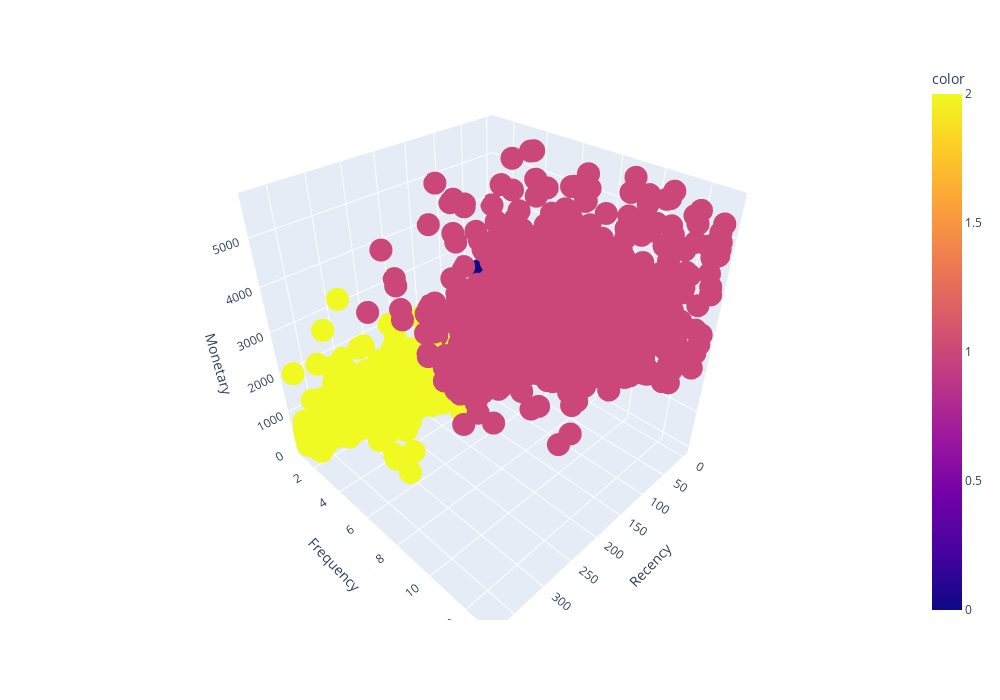

The notebook cell saved with this chart:
### Markdown cell above
#### Визуализация c использованием библиотеки Plotly

### Code cell
fig = px.scatter_3d(
    data_frame = cleaned_rfm,
    x = 'Recency',
    y = 'Frequency',
    z = 'Monetary',
    color = gmm_labels,
    width=1000,
    height=700
)
fig.show()

### Figure 1 — Plotly figure (JSON) as saved in the notebook; plotly's stock layout.template omitted (floating-point values rounded to 4 significant figures; data arrays with more than 128 entries replaced by an {"elided": "..."} marker saying what was removed)
{"data": [{"hovertemplate": "Recency=%{x}<br>Frequency=%{y}<br>Monetary=%{z}<br>color=%{marker.color}<extra></extra>", "legendgroup": "", "marker": {"color": {"elided": "4044 int values"}, "coloraxis": "coloraxis", "symbol": "circle"}, "mode": "markers", "name": "", "scene": "scene", "showlegend": false, "type": "scatter3d", "x": {"elided": "4044 int values"}, "y": {"elided": "4044 int values"}, "z": {"elided": "4044 float values"}}], "layout": {"coloraxis": {"colorbar": {"title": {"text": "color"}}, "colorscale": [[0, "#0d0887"], [0.1111, "#46039f"], [0.2222, "#7201a8"], [0.3333, "#9c179e"], [0.4444, "#bd3786"], [0.5556, "#d8576b"], [0.6667, "#ed7953"], [0.7778, "#fb9f3a"], [0.8889, "#fdca26"], [1, "#f0f921"]]}, "height": 700, "legend": {"tracegroupgap": 0}, "margin": {"t": 60}, "scene": {"domain": {"x": [0, 1], "y": [0, 1]}, "xaxis": {"title": {"text": "Recency"}}, "yaxis": {"title": {"text": "Frequency"}}, "zaxis": {"title": {"text": "Monetary"}}}, "width": 1000}}
